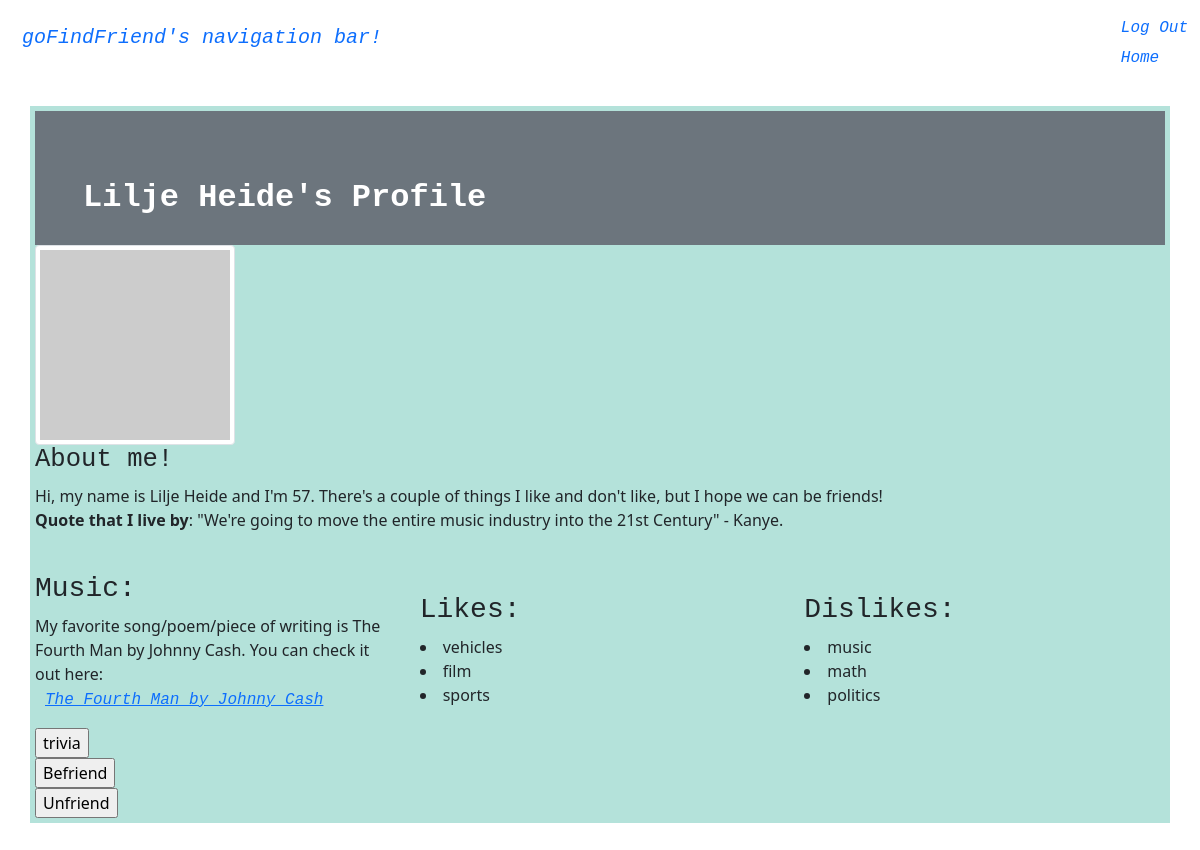
Screenshot of /friend/Lilje Heide with the database file from the repository.
### tables this page shows
CREATE TABLE profiles (name TEXT, user TEXT, pfp TEXT, age TEXT, songURL TEXT, songName TEXT, quote TEXT, like1 TEXT, like2 TEXT, like3 TEXT, dislike1 TEXT, dislike2 TEXT, dislike3 TEXT, friendship TEXT);

### __init__.py (the view)
@app.route("/friend/<string:name>", methods = ['GET','POST'])
def saved_profile(name):
    char1 = {
        "name" : get_profile_value(name,"name"),
        "age" : get_profile_value(name,"age"),
        "pfp": get_profile_value(name, "pfp"),
        "quote": get_profile_value(name, "quote"),
        "song": {"name": get_profile_value(name,"songName"), "url": get_profile_value(name,"songURL")},
        "likes": [get_profile_value(name, "like1"), get_profile_value(name, "like2"), get_profile_value(name, "like3")],
        "dislikes": [get_profile_value(name, "dislike1"), get_profile_value(name, "dislike2"), get_profile_value(name, "dislike3")],
        "friendship": get_profile_value(name, "friendship"),
    }
    session["character"] = char1
    return render_template("profile.html", character=session["character"])

### data/data_functions_v2.py (called while the page is built)
def profile_exists(name):
    return profiles.value_exists(name)

def get_profile_value(name, field):
    if(not profile_exists(name)):
        raise KeyError("the given profile cannot be found")
    else:
        return profiles.get_value(name,field)

### data/table.py (called while the page is built)
    def get_value_list(self, search, field):
        self.c.execute(
            f"SELECT {field} FROM {self.table_name} WHERE {self.search_field} = ?", [search])
        return self.c.fetchone()

    def get_value(self, search, field):
        value_list = self.get_value_list(search, field)
        return value_list[0]

    def value_exists(self, search):
        value_list = self.get_value_list(search, "1")
        return bool(value_list)

### templates/profile.html (shortened to what this page needs)
<!DOCTYPE html>
<html lang="en">
    <head>
        <link href="https://cdn.jsdelivr.net/npm/bootstrap@5.1.3/dist/css/bootstrap.min.css" rel="stylesheet"
>
        <link href="/css/stylesheet" type="text/css" rel="customStyle">
    </head>
    <nav class="navbar navbar-default">
        <div class="container-fluid">
        <div class="navbar-header">
            <a class="navbar-brand" href="/">goFindFriend's navigation bar!</a>
        </div>
        <ul class="nav navbar-nav navbar-right">
            <li class="nav-item"><a class="nav-link" href="/logout"> Log Out</a></li>
            <li class="nav-item"><a class="nav-link" href="/"> Home</a></li>
        </ul>
        </div>
    </nav>
    <div class="body">
        <body>
            <div class="p-5 bg-secondary text-white">
                <h1>
                    {{character.name}}'s Profile
                </h1>
            </div>
            <img src = "{{character.pfp}}" alt="Fish" class = "img-thumbnail" style="width: 200px; height: 200px; object-fit: cover; object-position: 10%;">
            <div>
                <h2>About me!</h2>
                <p>
                    Hi, my name is {{character.name}} and I'm {{character.age}}. There's a couple of things I like and don't like, but I hope we can be friends! <br>
                    <b> Quote that I live by</b>: {{character.quote}}.
                </p>
                <br>
                <div class = "row align-items-center">
                    <div class="col">
                        <h3>
                            Music:
                        </h3>
                        <p>
                            My favorite song/poem/piece of writing is {{character.song.name}}. You can check it out here: <br>
                            <a href={{character.song.url}}>{{character.song.name}}</a>
                        </p>
                    </div>
                    <div class="col">
                        <h3>
                            Likes:
                        </h3>
                        <list>
                            {% for item in character.likes %}
                            <li>{{item}}</li>
                            {% endfor %}
                        </list>
                    </div>
                    <div class="col">
                        <h3>
                            Dislikes:
                        </h3>
                        <list>
                            {% for item in character.dislikes %}
                            <li>{{item}}</li>
                            {% endfor %}
                        </list>
                    </div>
                </div>
            </div>
            <div>
                <form action="/game">
                    <input type="submit" value="trivia" />
                </form>
            </div>
            <div>
                <form action="/save">
                    <input type="submit" value="Befriend" />
                </form>
            </div>
            <div>
                <form action="/unfriend">
                    <input type="submit" value="Unfriend" />
                </form>
            </div>
        </body>
    </div>
</html>

### templates/profile.html (style rules this page uses)
div.body { background-color: rgb(180, 226, 218); margin: 30px; margin-bottom: 30px; padding: 5px; }
h1 { font-family: courier; font-weight: bold; font-size: 200%; margin-top: 20px; margin-bottom: -20px; }
h2 { font-family: courier; font-size: 160%; }
h3 { font-family: courier; }
a { font-family: courier; padding: 10px; font-style: italic; margin-bottom: -10px; }

### rows the page displays
profiles: name "Lilje Heide", age "57", quote "\"We're going to move the entire music industry into the 21st Century\" - Kanye", song.name "The Fourth Man by Johnny Cash", like1 "vehicles", like2 "film", like3 "sports", dislike1 "music", dislike2 "math", dislike3 "politics"
